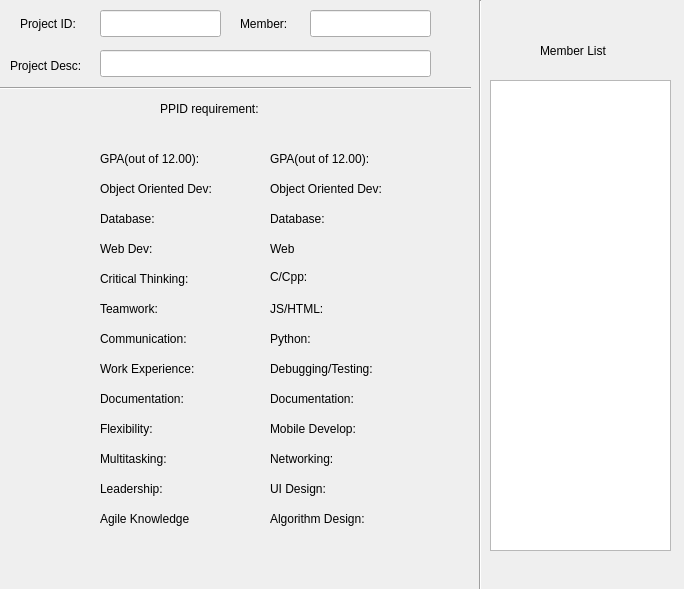
<?xml version="1.0" encoding="UTF-8"?>
<ui version="4.0">
 <class>projectDesc</class>
 <widget class="QDialog" name="projectDesc">
  <property name="geometry">
   <rect>
    <x>0</x>
    <y>0</y>
    <width>684</width>
    <height>589</height>
   </rect>
  </property>
  <property name="windowTitle">
   <string>CUPID</string>
  </property>
  <widget class="QLabel" name="label">
   <property name="geometry">
    <rect>
     <x>20</x>
     <y>15</y>
     <width>71</width>
     <height>17</height>
    </rect>
   </property>
   <property name="text">
    <string>Project ID:</string>
   </property>
  </widget>
  <widget class="Line" name="line">
   <property name="geometry">
    <rect>
     <x>0</x>
     <y>80</y>
     <width>471</width>
     <height>16</height>
    </rect>
   </property>
   <property name="orientation">
    <enum>Qt::Horizontal</enum>
   </property>
  </widget>
  <widget class="QLineEdit" name="lineEdit">
   <property name="enabled">
    <bool>true</bool>
   </property>
   <property name="geometry">
    <rect>
     <x>100</x>
     <y>10</y>
     <width>121</width>
     <height>27</height>
    </rect>
   </property>
   <property name="readOnly">
    <bool>true</bool>
   </property>
  </widget>
  <widget class="QLabel" name="label_2">
   <property name="geometry">
    <rect>
     <x>240</x>
     <y>15</y>
     <width>67</width>
     <height>17</height>
    </rect>
   </property>
   <property name="text">
    <string>Member:</string>
   </property>
  </widget>
  <widget class="QLineEdit" name="member">
   <property name="geometry">
    <rect>
     <x>310</x>
     <y>10</y>
     <width>121</width>
     <height>27</height>
    </rect>
   </property>
   <property name="readOnly">
    <bool>true</bool>
   </property>
  </widget>
  <widget class="QLabel" name="label_3">
   <property name="geometry">
    <rect>
     <x>160</x>
     <y>100</y>
     <width>141</width>
     <height>17</height>
    </rect>
   </property>
   <property name="text">
    <string>PPID requirement:</string>
   </property>
  </widget>
  <widget class="QLineEdit" name="projDesc">
   <property name="geometry">
    <rect>
     <x>100</x>
     <y>50</y>
     <width>331</width>
     <height>27</height>
    </rect>
   </property>
  </widget>
  <widget class="QLabel" name="label_4">
   <property name="geometry">
    <rect>
     <x>10</x>
     <y>40</y>
     <width>91</width>
     <height>51</height>
    </rect>
   </property>
   <property name="text">
    <string>Project Desc:</string>
   </property>
  </widget>
  <widget class="QLabel" name="label_5">
   <property name="geometry">
    <rect>
     <x>100</x>
     <y>180</y>
     <width>151</width>
     <height>17</height>
    </rect>
   </property>
   <property name="text">
    <string>Object Oriented Dev:</string>
   </property>
  </widget>
  <widget class="QLabel" name="label_16">
   <property name="geometry">
    <rect>
     <x>100</x>
     <y>510</y>
     <width>131</width>
     <height>17</height>
    </rect>
   </property>
   <property name="text">
    <string>Agile Knowledge</string>
   </property>
  </widget>
  <widget class="QLabel" name="label_14">
   <property name="geometry">
    <rect>
     <x>100</x>
     <y>450</y>
     <width>91</width>
     <height>17</height>
    </rect>
   </property>
   <property name="text">
    <string>Multitasking:</string>
   </property>
  </widget>
  <widget class="QLabel" name="label_9">
   <property name="geometry">
    <rect>
     <x>100</x>
     <y>300</y>
     <width>111</width>
     <height>17</height>
    </rect>
   </property>
   <property name="text">
    <string>Teamwork:</string>
   </property>
  </widget>
  <widget class="QLabel" name="label_7">
   <property name="geometry">
    <rect>
     <x>100</x>
     <y>240</y>
     <width>67</width>
     <height>17</height>
    </rect>
   </property>
   <property name="text">
    <string>Web Dev:</string>
   </property>
  </widget>
  <widget class="QLabel" name="label_10">
   <property name="geometry">
    <rect>
     <x>100</x>
     <y>330</y>
     <width>131</width>
     <height>17</height>
    </rect>
   </property>
   <property name="text">
    <string>Communication:</string>
   </property>
  </widget>
  <widget class="QLabel" name="label_13">
   <property name="geometry">
    <rect>
     <x>100</x>
     <y>420</y>
     <width>121</width>
     <height>17</height>
    </rect>
   </property>
   <property name="text">
    <string>Flexibility:</string>
   </property>
  </widget>
  <widget class="QLabel" name="label_11">
   <property name="geometry">
    <rect>
     <x>100</x>
     <y>360</y>
     <width>141</width>
     <height>17</height>
    </rect>
   </property>
   <property name="text">
    <string>Work Experience:</string>
   </property>
  </widget>
  <widget class="QLabel" name="label_8">
   <property name="geometry">
    <rect>
     <x>100</x>
     <y>270</y>
     <width>121</width>
     <height>17</height>
    </rect>
   </property>
   <property name="text">
    <string>Critical Thinking:</string>
   </property>
  </widget>
  <widget class="QLabel" name="label_12">
   <property name="geometry">
    <rect>
     <x>100</x>
     <y>390</y>
     <width>121</width>
     <height>17</height>
    </rect>
   </property>
   <property name="text">
    <string>Documentation:</string>
   </property>
  </widget>
  <widget class="QLabel" name="label_6">
   <property name="geometry">
    <rect>
     <x>100</x>
     <y>210</y>
     <width>71</width>
     <height>17</height>
    </rect>
   </property>
   <property name="text">
    <string>Database:</string>
   </property>
  </widget>
  <widget class="QLabel" name="label_15">
   <property name="geometry">
    <rect>
     <x>100</x>
     <y>480</y>
     <width>81</width>
     <height>17</height>
    </rect>
   </property>
   <property name="text">
    <string>Leadership:</string>
   </property>
  </widget>
  <widget class="QLabel" name="label_17">
   <property name="geometry">
    <rect>
     <x>100</x>
     <y>150</y>
     <width>121</width>
     <height>17</height>
    </rect>
   </property>
   <property name="text">
    <string>GPA(out of 12.00):</string>
   </property>
  </widget>
  <widget class="QLabel" name="flexLabel">
   <property name="geometry">
    <rect>
     <x>270</x>
     <y>420</y>
     <width>121</width>
     <height>17</height>
    </rect>
   </property>
   <property name="text">
    <string>Mobile Develop:</string>
   </property>
  </widget>
  <widget class="QLabel" name="leadLabel">
   <property name="geometry">
    <rect>
     <x>270</x>
     <y>480</y>
     <width>81</width>
     <height>17</height>
    </rect>
   </property>
   <property name="text">
    <string>UI Design:</string>
   </property>
  </widget>
  <widget class="QLabel" name="critLabel">
   <property name="geometry">
    <rect>
     <x>270</x>
     <y>267</y>
     <width>61</width>
     <height>20</height>
    </rect>
   </property>
   <property name="text">
    <string>C/Cpp:</string>
   </property>
  </widget>
  <widget class="QLabel" name="gpaLabel">
   <property name="geometry">
    <rect>
     <x>270</x>
     <y>150</y>
     <width>121</width>
     <height>17</height>
    </rect>
   </property>
   <property name="text">
    <string>GPA(out of 12.00):</string>
   </property>
  </widget>
  <widget class="QLabel" name="docLabel">
   <property name="geometry">
    <rect>
     <x>270</x>
     <y>390</y>
     <width>121</width>
     <height>17</height>
    </rect>
   </property>
   <property name="text">
    <string>Documentation:</string>
   </property>
  </widget>
  <widget class="QLabel" name="webLabel">
   <property name="geometry">
    <rect>
     <x>270</x>
     <y>240</y>
     <width>67</width>
     <height>17</height>
    </rect>
   </property>
   <property name="text">
    <string>Web</string>
   </property>
  </widget>
  <widget class="QLabel" name="multiLabel">
   <property name="geometry">
    <rect>
     <x>270</x>
     <y>450</y>
     <width>91</width>
     <height>17</height>
    </rect>
   </property>
   <property name="text">
    <string>Networking:</string>
   </property>
  </widget>
  <widget class="QLabel" name="expLabel">
   <property name="geometry">
    <rect>
     <x>270</x>
     <y>360</y>
     <width>141</width>
     <height>17</height>
    </rect>
   </property>
   <property name="text">
    <string>Debugging/Testing:</string>
   </property>
  </widget>
  <widget class="QLabel" name="teamLabel">
   <property name="geometry">
    <rect>
     <x>270</x>
     <y>300</y>
     <width>67</width>
     <height>17</height>
    </rect>
   </property>
   <property name="text">
    <string>JS/HTML:</string>
   </property>
  </widget>
  <widget class="QLabel" name="ooLabel">
   <property name="geometry">
    <rect>
     <x>270</x>
     <y>180</y>
     <width>151</width>
     <height>17</height>
    </rect>
   </property>
   <property name="text">
    <string>Object Oriented Dev:</string>
   </property>
  </widget>
  <widget class="QLabel" name="agileLabel">
   <property name="geometry">
    <rect>
     <x>270</x>
     <y>510</y>
     <width>131</width>
     <height>17</height>
    </rect>
   </property>
   <property name="text">
    <string>Algorithm Design:</string>
   </property>
  </widget>
  <widget class="QLabel" name="dbLabel">
   <property name="geometry">
    <rect>
     <x>270</x>
     <y>210</y>
     <width>71</width>
     <height>17</height>
    </rect>
   </property>
   <property name="text">
    <string>Database:</string>
   </property>
  </widget>
  <widget class="QLabel" name="communicationLabel">
   <property name="geometry">
    <rect>
     <x>270</x>
     <y>330</y>
     <width>67</width>
     <height>17</height>
    </rect>
   </property>
   <property name="text">
    <string>Python:</string>
   </property>
  </widget>
  <widget class="Line" name="line_2">
   <property name="geometry">
    <rect>
     <x>470</x>
     <y>0</y>
     <width>20</width>
     <height>591</height>
    </rect>
   </property>
   <property name="orientation">
    <enum>Qt::Vertical</enum>
   </property>
  </widget>
  <widget class="QListView" name="memberlist">
   <property name="geometry">
    <rect>
     <x>490</x>
     <y>80</y>
     <width>181</width>
     <height>471</height>
    </rect>
   </property>
  </widget>
  <widget class="QLabel" name="label_18">
   <property name="geometry">
    <rect>
     <x>540</x>
     <y>30</y>
     <width>101</width>
     <height>41</height>
    </rect>
   </property>
   <property name="text">
    <string>Member List</string>
   </property>
  </widget>
 </widget>
 <resources/>
 <connections/>
</ui>
